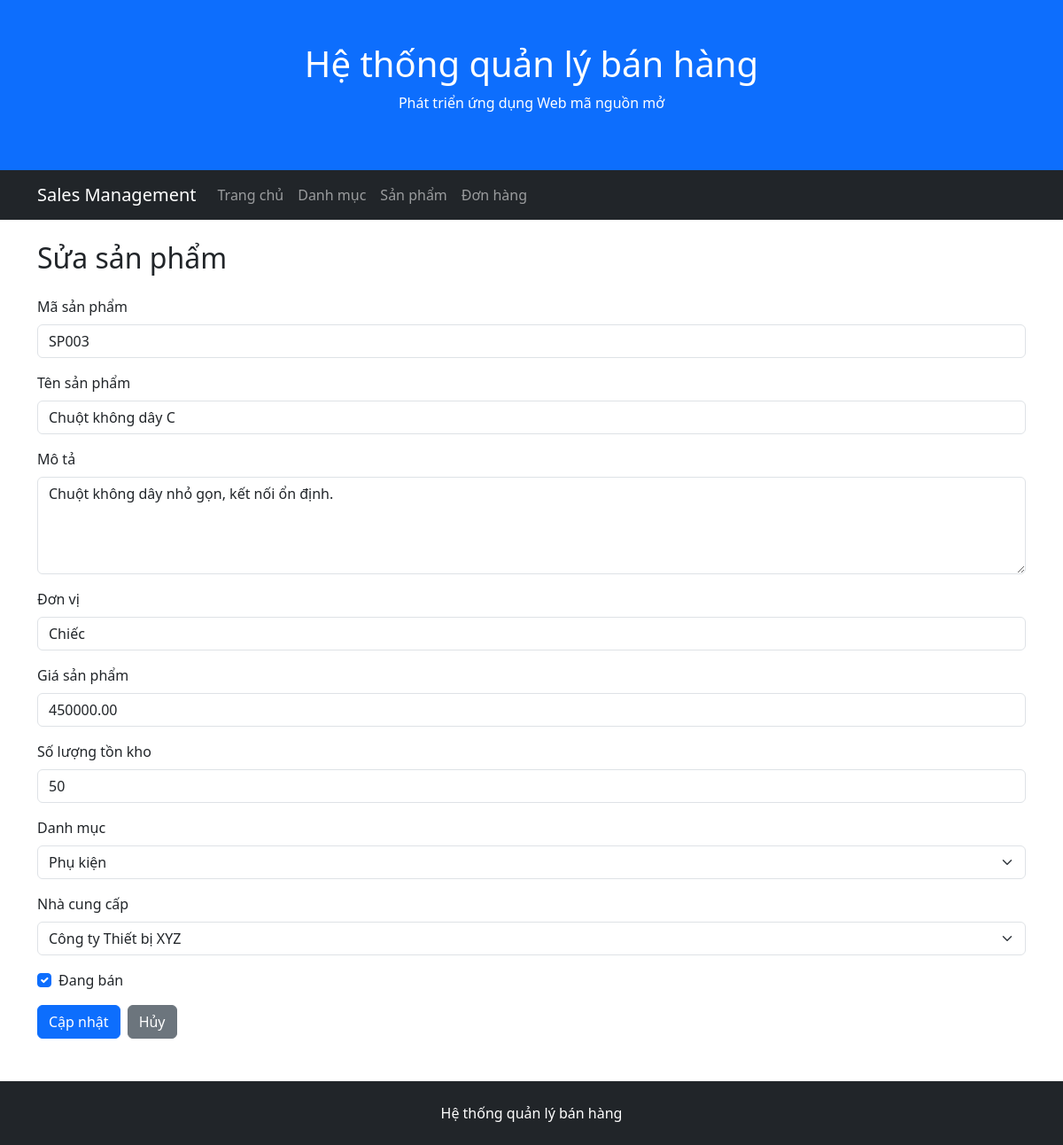
/products/edit.php?id=3, run on the app's committed database.
### tables this page shows
CREATE TABLE products (
    ProductID INT AUTO_INCREMENT PRIMARY KEY,
    ProductCode VARCHAR(50) NOT NULL UNIQUE,
    ProductName VARCHAR(255) NOT NULL,
    Description TEXT,
    Unit VARCHAR(20),
    Price DECIMAL(12,2) NOT NULL DEFAULT 0,
    StockQuantity INT NOT NULL DEFAULT 0,
    IsActive BOOLEAN NOT NULL DEFAULT TRUE,
    SupplierID INT NOT NULL,
    CategoryID INT NOT NULL,

    CONSTRAINT chk_products_price CHECK (Price >= 0),
    CONSTRAINT chk_products_stock CHECK (StockQuantity >= 0),
    CONSTRAINT fk_products_supplier
        FOREIGN KEY (SupplierID) REFERENCES suppliers(SupplierID),
    CONSTRAINT fk_products_category
        FOREIGN KEY (CategoryID) REFERENCES categories(CategoryID)
);

CREATE TABLE categories (
    CategoryID INT AUTO_INCREMENT PRIMARY KEY,
    CategoryName VARCHAR(200) NOT NULL,
    Description TEXT
);

CREATE TABLE suppliers (
    SupplierID INT AUTO_INCREMENT PRIMARY KEY,
    SupplierName VARCHAR(200) NOT NULL,
    ContactName VARCHAR(100),
    Address VARCHAR(200),
    City VARCHAR(100),
    PostalCode VARCHAR(20),
    Country VARCHAR(100),
    Phone VARCHAR(20)
);

### public/products/edit.php (the view, shortened to what this page needs)
<?php
require_once '/var/www/src/config/database.php';
$productID = (int) ($_GET['id'] ?? 0);
$sqlProduct = "
    SELECT
        ProductID,
        ProductCode,
        ProductName,
        Description,
        Unit,
        Price,
        StockQuantity,
        IsActive,
        SupplierID,
        CategoryID
    FROM products
    WHERE ProductID = ?
";
$stmtProduct = $conn->prepare($sqlProduct);
$stmtProduct->bind_param(
    'i',
    $productID
);
$stmtProduct->execute();
$resultProduct = $stmtProduct->get_result();
$product = $resultProduct->fetch_assoc();
$sqlCategories = "
    SELECT
        CategoryID,
        CategoryName
    FROM categories
    ORDER BY CategoryName
";
$categories = $conn->query($sqlCategories);
$sqlSuppliers = "
    SELECT
        SupplierID,
        SupplierName
    FROM suppliers
    ORDER BY SupplierName
";
$suppliers = $conn->query($sqlSuppliers);
require_once '/var/www/src/includes/header.php';
require_once '/var/www/src/includes/navbar.php';
?>
<div class="container mt-4">
    <div class="d-flex justify-content-between align-items-center mb-3">
        <h2>Sửa sản phẩm</h2>
    </div>
    <form method="POST">
        <div class="mb-3">
            <label
                for="product_code"
                class="form-label"
            >
                Mã sản phẩm
            </label>
            <input
                type="text"
                class="form-control"
                id="product_code"
                name="product_code"
                value="<?= htmlspecialchars(
                    $_POST['product_code']
                    ?? $product['ProductCode']
                ) ?>"
                required
            >
        </div>
        <div class="mb-3">
            <label
                for="product_name"
                class="form-label"
            >
                Tên sản phẩm
            </label>
            <input
                type="text"
                class="form-control"
                id="product_name"
                name="product_name"
                value="<?= htmlspecialchars(
                    $_POST['product_name']
                    ?? $product['ProductName']
                ) ?>"
                required
            >
        </div>
        <div class="mb-3">
            <label
                for="description"
                class="form-label"
            >
                Mô tả
            </label>
            <textarea
                class="form-control"
                id="description"
                name="description"
                rows="4"
                placeholder="Nhập mô tả sản phẩm"
            ><?= htmlspecialchars(
                $_POST['description']
                ?? $product['Description']
                ?? ''
            ) ?></textarea>
        </div>
        <div class="mb-3">
            <label
                for="unit"
                class="form-label"
            >
                Đơn vị
            </label>
            <input
                type="text"
                class="form-control"
                id="unit"
                name="unit"
                value="<?= htmlspecialchars(
                    $_POST['unit']
                    ?? $product['Unit']
                    ?? ''
                ) ?>"
                placeholder="Ví dụ: Cái, Chiếc, Hộp"
            >
        </div>
        <div class="mb-3">
            <label
                for="price"
                class="form-label"
            >
                Giá sản phẩm
            </label>
            <input
                type="number"
                class="form-control"
                id="price"
                name="price"
                min="0"
                step="0.01"
                value="<?= htmlspecialchars(
                    $_POST['price']
                    ?? $product['Price']
                ) ?>"
                required
            >
        </div>
        <div class="mb-3">
            <label
                for="stock_quantity"
                class="form-label"
            >
                Số lượng tồn kho
            </label>
            <input
                type="number"
                class="form-control"
                id="stock_quantity"
                name="stock_quantity"
                min="0"
                value="<?= htmlspecialchars(
                    $_POST['stock_quantity']
                    ?? $product['StockQuantity']
                ) ?>"
                required
            >
        </div>
        <div class="mb-3">
            <label
                for="category_id"
                class="form-label"
            >
                Danh mục
            </label>
            <select
                class="form-select"
                id="category_id"
                name="category_id"
                required
            >
                <?php while ($category = $categories->fetch_assoc()): ?>
                    <?php
                    $selectedCategory =
                        (int) (
                            $_POST['category_id']
                            ?? $product['CategoryID']
                        )
                        ===
                        (int) $category['CategoryID'];
                    ?>
                    <option
                        value="<?= $category['CategoryID'] ?>"
                        <?= $selectedCategory ? 'selected' : '' ?>
                    >
                        <?= htmlspecialchars(
                            $category['CategoryName']
                        ) ?>
                    </option>
                <?php endwhile; ?>
            </select>
        </div>
        <div class="mb-3">
            <label
                for="supplier_id"
                class="form-label"
            >
                Nhà cung cấp
            </label>
            <select
                class="form-select"
                id="supplier_id"
                name="supplier_id"
                required
            >
                <?php while ($supplier = $suppliers->fetch_assoc()): ?>
                    <?php
                    $selectedSupplier =
                        (int) (
                            $_POST['supplier_id']
                            ?? $product['SupplierID']
                        )
                        ===
                        (int) $supplier['SupplierID'];
                    ?>
                    <option
                        value="<?= $supplier['SupplierID'] ?>"
                        <?= $selectedSupplier ? 'selected' : '' ?>
                    >
                        <?= htmlspecialchars(
                            $supplier['SupplierName']
                        ) ?>
                    </option>
                <?php endwhile; ?>
            </select>
        </div>
        <div class="mb-3 form-check">
            <?php
            $activeValue =
                $_POST['is_active']
                ?? $product['IsActive'];
            ?>
            <input
                type="checkbox"
                class="form-check-input"
                id="is_active"
                name="is_active"
                value="1"
                <?= (int)$activeValue === 1 ? 'checked' : '' ?>
            >
            <label
                for="is_active"
                class="form-check-label"
            >
                Đang bán
            </label>
        </div>
        <div class="d-flex gap-2">
            <button
                type="submit"
                class="btn btn-primary"
            >
                Cập nhật
            </button>
            <a
                href="/products/"
                class="btn btn-secondary"
            >
                Hủy
            </a>
        </div>
    </form>
</div>
<?php
require_once '/var/www/src/includes/footer.php';
?>

### data on the page
products: product_code "SP003", product_name "Chuột không dây C", description "Chuột không dây nhỏ gọn, kết nối ổn định.", unit "Chiếc", price "450000.00", stock_quantity "50", category_id "Phụ kiện", supplier_id "Công ty Thiết bị XYZ", IsActive "☑"
